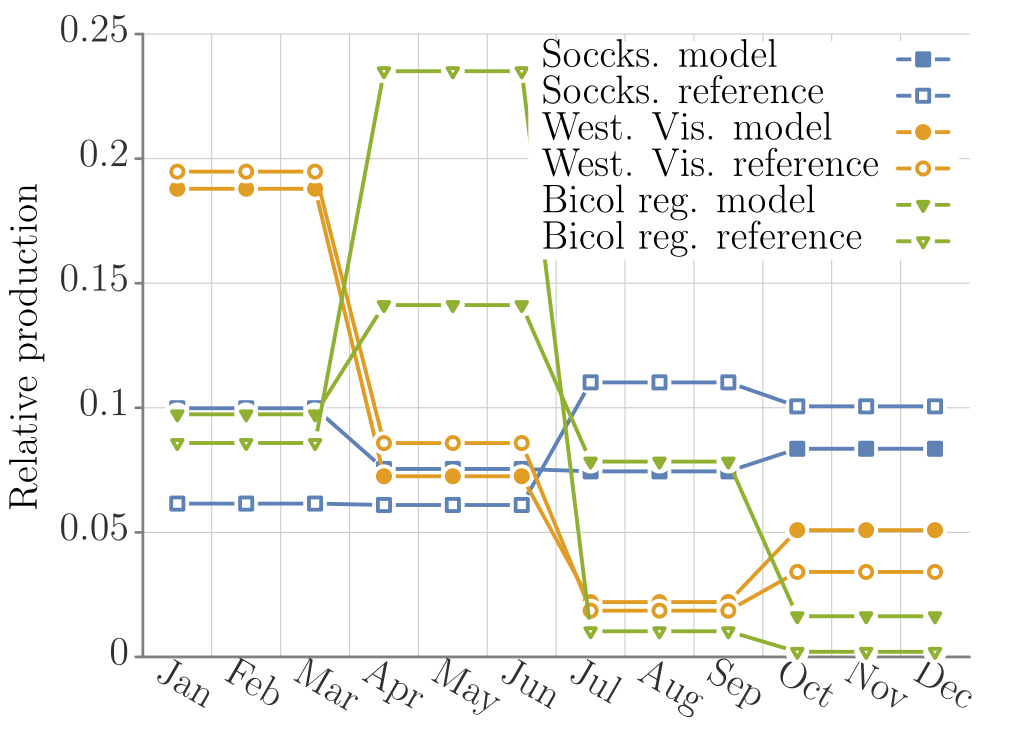

This chart was generated by the following gnuplot code:
##### terminal
clear
# set loadpath '~/Dropbox/proj/gp/src'
set term tikz standalone size 12.5cm,8.75cm font ",14" gparrows scale 2,2 textscale 2
set datafile separator ','

##### output
set output 'prod_tomato_PHL_central.tex'

##### bg: bg color, axes, grid, tics
##### http://www.colourlovers.com/palette/268142/Danger_Mouse
Danger='#F84934'; # red
Shoes='#4D5E5F'; # grey
##### Rand Olson
roBlue='#1F77B4';
roRed='#D62728';
# border
set style line 21 lt 1 lc rgb '#808080' 
set border 3 back ls 21 lw 5
# grid
set style line 22 lt 2 lc rgb '#CCCCCC' lw 2
set style line 23 lt 2 lc rgb '#DDDDDD' lw 1
set grid xtics mxtics ytics mytics back ls 22, ls 23
# tics
set tics textcolor rgb '#303030'
set tics nomirror out scale 1,.1
set mxtics 2
set mytics 2

##### load default linestyles
set style increment user
# taken care of in terminal
do for [i=1:15] { set style line i lt 1 lw 7 }

##### line colors
# mathematica default
DarkBlue= '#5e82b5'
Orange=   '#e09c24'
Green=    '#8fb030'
Red=      '#eb634f'
Purple=   '#8778b3'
Brown=    '#c46e1a'
LightBlue='#5c9ec7'
Yellow=   '#FDBF6F'
MATHEMATICA="#5e82b5 #e09c24 #8fb030 #eb634f #8778b3 #c46e1a #5c9ec7 #FDBF6F"
do for[i=1:8] {set style line i lc rgb word(MATHEMATICA,i)}
####

##### data style
set style data linespoints;
set style line 1 pt 5
set style line 2 pt 7
set style line 3 pt 13
set style line 4 pt 17
set style line 5 pt 4
set style line 6 pt 6
set style line 7 pt 12
set style line 8 pt 16
#
set pointintervalbox 4.5
do for [i=1:15] {set style line i ps 2.75 pi -1}

# NOTE: offsets should be a function of font sizes
##### key
set key t l Left spacing 2 width 5 opaque font ",15"

##### tics (note that tics are also set in theme)
set xtics font ",15" offset 0,.2
set ytics font ",15" offset 1.5,0

##### plot
set title font ",15" "" offset -3,.3
set xlabel "" offset 0,0 font ",15"
set ylabel "Relative production" offset -2,0 font ",15"


unset title; unset xlabel; unset mxtics; unset mytics;        set xtic rotate by -30 offset -2,-.5 scale 0 autojustify;        set key r t width 13;        set xrange [1:13];        set xtics ("Jan" 1,"Feb" 2,"Mar" 3,"Apr" 4,"May" 5,       "Jun" 6,"Jul" 7,"Aug" 8,"Sep" 9,"Oct" 10,"Nov" 11,"Dec" 12) offset 0.5,0;

plot       'soc.csv' u 1:2 ls 1 pt 5 ti 'Soccks. model',       'soc_ref.csv' u 1:2 ls 1 pt 4 ti 'Soccks. reference',       'wv.csv' u 1:2 ls 2 pt 7 ti 'West. Vis. model',       'wv_ref.csv' u 1:2 ls 2 pt 6 ti 'West. Vis. reference',       'br.csv' u 1:2 ls 3 pt 11 ti 'Bicol reg. model',       'br_ref.csv' u 1:2 ls 3 pt 10 ti 'Bicol reg. reference'

set term x11 reset;
